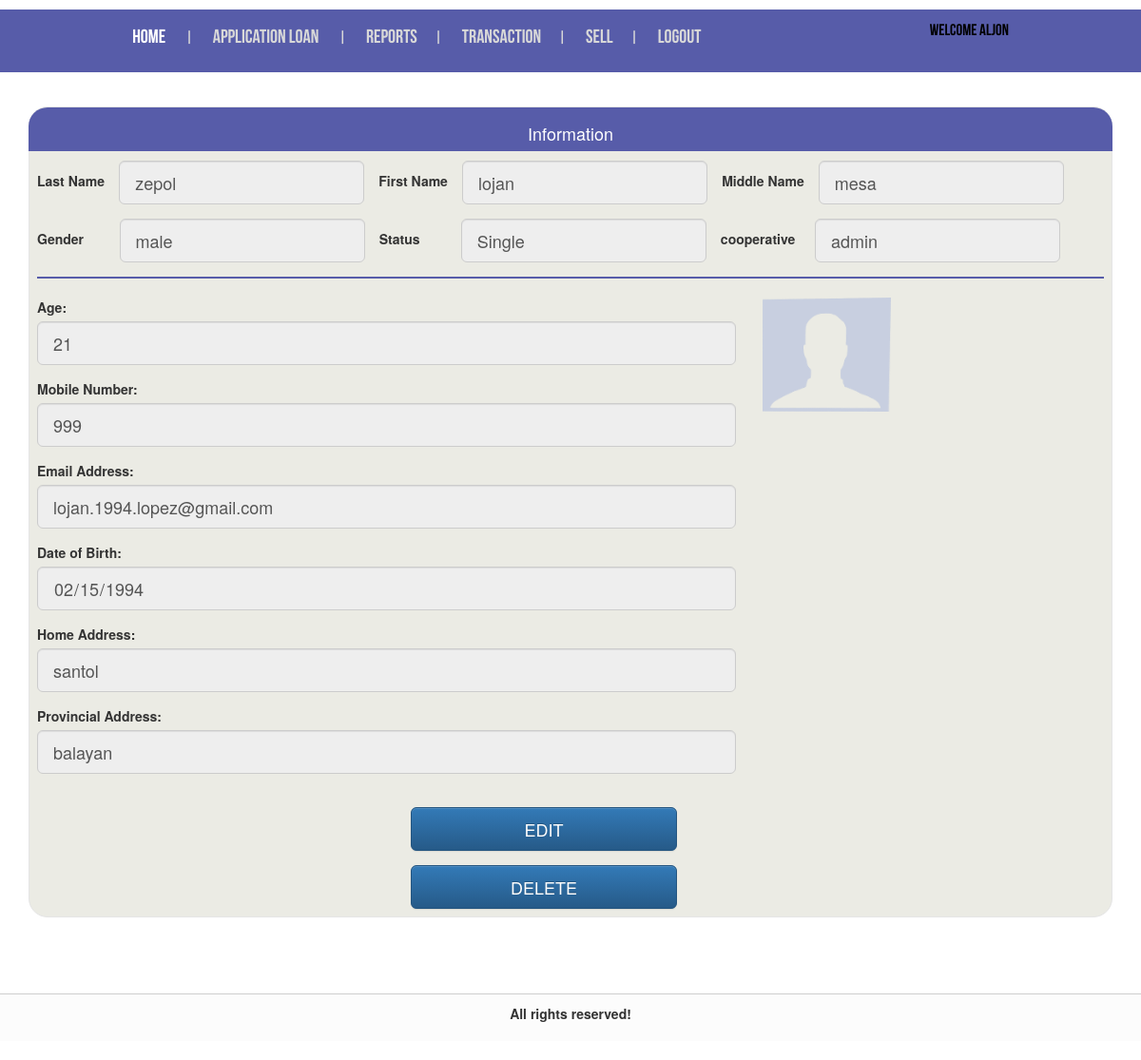
The page /testapp/index.php?con=viewprofile&id=3 (signed in) on the database its author committed.
### tables this page shows
CREATE TABLE IF NOT EXISTS `tbl_member` (
  `mem_id` int(11) NOT NULL AUTO_INCREMENT,
  `mem_cooperative` varchar(255) NOT NULL,
  `mem_lname` varchar(255) NOT NULL,
  `mem_fname` varchar(255) NOT NULL,
  `mem_mname` varchar(255) NOT NULL,
  `mem_gender` varchar(20) NOT NULL,
  `mem_homeaddress` varchar(255) NOT NULL,
  `mem_provaddress` varchar(255) NOT NULL,
  `mem_number` int(11) NOT NULL,
  `mem_email` varchar(50) NOT NULL,
  `mem_age` int(11) NOT NULL,
  `mem_status` varchar(50) NOT NULL,
  `mem_dateofbirth` datetime NOT NULL,
  `username` varchar(255) NOT NULL,
  `password` varchar(255) NOT NULL,
  `mem_privilage` varchar(50) NOT NULL,
  `mem_datecreated` date NOT NULL,
  `mem_imagename` varchar(255) NOT NULL,
  `mem_image` longblob NOT NULL,
  PRIMARY KEY (`mem_id`)
);

### testapp/library/func_lib.php (called while the page is built, shortened)
<?php
function getMemberInfo($id,$fieldname){
require "config/db_config.php";
	$sql = "Select * from tbl_member where mem_id=$id";
	$res= mysqli_query($link,$sql);
	$row =  mysqli_fetch_assoc($res);
	return $row[$fieldname];
}
?>

### testapp/include/inc_viewprofile.php (the view, shortened to what this page needs)
<?php
$bdate = explode(" ",getMemberInfo($id,'mem_dateofbirth'));
$bdate = $bdate[0];
?>
<div class="container" style="margin-top:3%; ">
		<div class="row">
			<div class="col-md-12 ">
				<div style="border:thin solid #e5e5e5; padding:0px 8px 8px 8px;  border-radius: 20px; background-color:#ebebe4;">
					<div class="row " style="padding: 0 0.5em 0.5 em 0.5em;" align="center">
						<h2 class="bg-primary input-lg" style="width:99%; padding:15px 0px 5px 0px; border-top-left-radius: 20px; border-bottom-left-radius: 0px; border-bottom-right-radius: 0px; border-top-right-radius: 20px;margin-top:0px; background-color:#575ca9; ">Information</h2>
					</div>
			<form  action="?con=editmember" id="validation" name="myForm" method="post" enctype="multipart/form-data">
				<div class="form-inline form-group">
					<label>Last Name</label>
					<input type="text" name="lname" class="form-control input-lg" id="lname" style="margin-left:1%; margin-right:1%;" value="<?=getMemberInfo($id,'mem_lname')?>" readonly>
					<label>First Name</label>
					<input type="text" id="fname" name="fname" class="form-control input-lg" style="margin-left:1%; margin-right:1%;" value="<?=getMemberInfo($id,'mem_fname')?>" readonly>
					<label>Middle Name</label>
					<input type="text" name="mname" id="mname" class="form-control input-lg" style="margin-left:1%;" value="<?=getMemberInfo($id,'mem_mname')?>" readonly>
				</div>
				<div class="form-inline form-group ">
					<label>Gender</label>
					<input type="text" name="gender" id="gender" class="form-control input-lg" style="margin-left:3%; margin-right:1%;" value="<?=getMemberInfo($id,'mem_gender')?>" readonly>
					<label>Status</label>
					<input type="text" name="stat" id="stat" class="form-control input-lg" style="margin-left:3.5%; margin-right:1%;" value="<?=getMemberInfo($id,'mem_status')?>" readonly>
					<label>cooperative</label>
					<input type="text" name="coop" id="coop" class="form-control input-lg" style="margin-left:1.5%;" value="<?=getMemberInfo($id,'mem_cooperative')?>" readonly>
				</div>
				<div style="border:1px solid #575ca9;">
				</div>
				<br/>
				<div class="form-group col-xs-4" id="pic" style="float:right;">
				<?php
				require "config/db_config.php";
				$sql=mysqli_query($link,"select mem_imagename from tbl_member where mem_id= $id");
				while($row=mysqli_fetch_array($sql)){
					if(empty($row['mem_imagename'])){
						?>
							<img name="image" id="output" src="assets/images/photoblank.png"  style="max-width: 160px; max-height: 120px; margin-right:90px;"/>
					<?php
					}else{
						?>
							<img name="image" id="output" src="assets/images/<?=getMemberInfo($id,"mem_imagename")?>"  style="max-width: 160px; max-height: 120px; margin-right:90px;"/>
					<?php
					}
				}
				?>
				</div>
					<input type="hidden" value="<?=getMemberInfo($id,'mem_id')?>" name="num">
				<div class="form-group">
					<span><label>Age:</label></span>
					<input type="text" name="age" class="form-control input-lg" style="width:65.50%;" placeholder="0" value="<?=getMemberInfo($id,'mem_age')?>"  readonly></label>
				</div>
				<div class="form-group">
					<span><label>Mobile Number:</label></span>
					<input type="text" name="number" class="validate[ ,custom[number]] form-control input-lg" style="width:65.50%;" placeholder="0" value="<?=getMemberInfo($id,'mem_number')?>" readonly></label>
				</div>
				<div class="form-group">
					<span><label>Email Address:</label></span>
					<input type="text" class="validate[ ,custom[email]] form-control input-lg"  style="width:65.50%; text-transform:none;"  name="eadd" id="email" value="<?=getMemberInfo($id,'mem_email')?>" readonly></label>
				</div>
				<div class="form-group">
					<span><label>Date of Birth:</label></span>
					<input type="date" name="dateofbirth" class="form-control input-lg" style="width:65.50%;" value="<?php echo $bdate; ?>" readonly></label>
				</div>
				<div class="form-group">
					<span><label>Home Address:</label></span>
					<input type="text" name="address1" class="form-control input-lg" style="width:65.50%;" value="<?=getMemberInfo($id,'mem_homeaddress')?>" readonly></label>
				</div>
				<div class="form-group">
					<span><label>Provincial Address:</label></span>
					<input type="text" name="address2" class="form-control input-lg" style="width:65.50%;" value="<?=getMemberInfo($id,'mem_provaddress')?>" readonly></label>
				</div>
				<div class="form-group" >
					<br/>
					<input type="submit" name="upload" style="width:25%; margin-left:35%" class="btn btn-primary btn-lg btn-block" value="EDIT">
					</div>
					</form>
					<form action="?con=delete" method="post">
					<input type="submit" name="delete" style="width:25%; margin-left:35%;" class="btn btn-primary btn-lg btn-block" value="DELETE">
					</form>
			</div>
		</div>
	</div>
 </div>

### testapp/include/inc_header.php (shortened to what this page needs)
<html>
	<head>
		<link rel="stylesheet" href="scripts/css/style.css" type="text/css" />
		<link href="scripts/css/bootstrap.min.css" rel="stylesheet" type="text/css">
		<link href="scripts/css/validationEngine.jquery.css" rel="stylesheet" type="text/css">
		<link rel="stylesheet" href="scripts/css/bootstrap.min.css">
		<link rel="stylesheet" href="https://maxcdn.bootstrapcdn.com/font-awesome/4.5.0/css/font-awesome.min.css">
		<link rel="stylesheet" type="text/css" media="all" href="scripts/css/daterangepicker.css" />
		<link href="css/style.css" rel="stylesheet" type="text/css" media="all"/>
		<link href="css/slider.css" rel="stylesheet" type="text/css" media="all"/>
		<link href="css/easy-responsive-tabs.css" rel="stylesheet" type="text/css" media="all"/>
		<link rel="stylesheet" href="css/global.css">
		<link href="scripts/css/bootstrap-theme.css" rel="stylesheet" type="text/css" media="all"/>
		<link href="scripts/css/bootstrap.css" rel="stylesheet" type="text/css" media="all"/>
		<link href="scripts/css/bootstrap.min.css" rel="stylesheet" type="text/css" media="all"/>
		<link href="scripts/css/bootstrap-theme.min.css" rel="stylesheet" type="text/css" media="all"/>
	</head>
	<body>

### testapp/index.php (shortened to what this page needs)
<?php
	require "config/db_config.php";
	require "library/func_lib.php";
	require "library/func_info.php";
	$userid = isset($_SESSION['mem_id'])?$_SESSION['mem_id']:'';
	$con = isset($_GET['con'])?$_GET['con']:'';
	extract($_GET);
	if($userid>0){
		switch($con){
			case'viewprofile':
				$page = "include/inc_viewprofile.php";
				$active1="active";
			break;
		}
	}else{
			$page = "include/inc_login.php";
			$pagetitle="Login";
	}
	include "include/inc_header.php";
	if($userid>0){
		include "include/inc_menu.php";
	}
	include $page;
	include "include/inc_footer.php";
?>

### testapp/include/inc_menu.php (shortened to what this page needs)
<?php
	if($_SESSION['mem_privilage']=="member"){
?>
<div class="header_btm">
	<div class="wrap">
		<div class="header_sub">
			<div class="h_menu">
				<ul>
					<?php
					require "config/db_config.php";
					$sql = mysqli_query($link, "SELECT * FROM tbl_member WHERE mem_id=$userid");
					$row=mysqli_fetch_array($sql);
					$qry = mysqli_query($link,"select * from tbl_loan");
					?>
					<?php
					if(mysqli_num_rows($qry)!=0){
					?>
                        <li class="<?=isset($active1)?$active1:''?>"><a href="?con=user" >Home</a></li> |
                        <li class="<?=isset($active3)?$active3:''?>"><a href="?con=userpay" >Payment of Loan</a> </li>|
                        <li class="<?=isset($active4)?$active4:''?>"><a href="?con=userreport" >Reports</a> </li>|
                        <li class="<?=isset($active7)?$active7:''?>"><a href="?con=usertrans" >Transaction</a> </li>|
                        <li class="<?=isset($active5)?$active5:''?>"><a href="?con=usersell" >Sell</a> </li>|
                        <li><a href="process/pro_logout.php">Logout</a></li>
                        <span style="float:right; color:#000; margin-top:10px;text-decoration:none; font-weight:normal;">Welcome&nbsp;<?php echo $row['mem_fname'];  ?></span>
					<?php
					}else{
					?>
					<li class="<?=isset($active1)?$active1:''?>"><a href="?con=user" >Home</a></li> |
					<li class="<?=isset($active2)?$active2:''?>"><a href="?con=userloan" >Application Loan</a></li> |
					<li class="<?=isset($active4)?$active4:''?>"><a href="?con=userreport" >Reports</a> </li>|
					<li class="<?=isset($active7)?$active7:''?>"><a href="?con=usertrans" >Transaction</a> </li>|
					<li class="<?=isset($active5)?$active5:''?>"><a href="?con=usersell" >Sell</a> </li>|
					<li><a href="process/pro_logout.php">Logout</a></li>
					<span style="float:right; color:#000; margin-top:10px;text-decoration:none; font-weight:normal;">Welcome&nbsp;<?php echo $row['mem_fname'];  ?></span>
				   <?php
					}
					?>
				</ul>
			</div>
		</div>
	</div>
</div>
<?php
	}
?>

### testapp/include/inc_footer.php (shortened to what this page needs)
<br clear="all">
<br clear="all">
<br clear="all">
<div class="footer">
<div align="center">
<b>All rights reserved!<b>
</div>
</div>
</body>
</html>

### testapp/scripts/css/style.css (style rules this page uses)
ol,ul { list-style:none;margin:0;padding:0; }
.wrap { margin: 0 auto; width: 80%; }
.header_btm { background: #575ca9; }
.header_sub { margin-top:1%; padding: 0 2%; }
.h_menu { font-family: 'bebas_neueregular'; float:left; color:#D8D8D8; font-size: 1.2em; width:100%; }
.h_menu ul li { display: inline-block; }
.h_menu ul li:first-child a { padding-left: 0px; }
.h_menu ul li a { display: block; padding: 14px 18px; font-size: 1.2em; text-transform: uppercase; color: #D8D8D8; -webkit-transition: all 0.3s ease-in-out; -moz-transition: all 0.3s ease-in-out; -o-transition: all 0.3s ease-in-out; transition: all 0.3s ease-in-out; }
.h_menu ul li.active a { color:#fff; }
.footer { height:50px; border-top:2px solid #ccc; margin-left:10px; margin-right:10px; }
.wrap { width:100%; }

### css/style.css (style rules this page uses)
html,body,div,span,applet,object,iframe,h1,h2,h3,h4,h5,h6,p,blockquote,pre,a,abbr,acronym,address,big,cite,code,del,dfn,em,img,ins,kbd,q,s,samp,small,strike,strong,sub,sup,tt,var,b,u,i,dl,dt,dd,ol,nav ul,nav li,fieldset,form,label,legend,table,caption,tbody,tfoot,thead,tr,th,td,article,aside,canvas,details,embed,figure,figcaption,footer,header,hgroup,menu,nav,output,ruby,section,summary,time,mark,audio,video { margin:0;padding:0;border:0;font-size:100%;font:inherit;vertical-align:baseline; }
ol,ul { list-style:none;margin:0;padding:0; }
a { text-decoration:none; }
img { max-width:100%; }
body { font-family: Arial, Helvetica, sans-serif; background: #FFF; }
.wrap { width:80%; margin: 0 auto; }
.footer { position: relative; background: #FCFCFC; border-top: 1px solid #CECECE; margin:20px auto; }

### rows shown on the page
tbl_member: mem_fname "aljon"
tbl_member: lname "zepol", fname "lojan", mname "mesa", gender "male", stat "Single", coop "admin", age "21", number "999", eadd "lojan.1994.lopez@gmail.com", dateofbirth "02/15/1994", address1 "santol", address2 "balayan"
